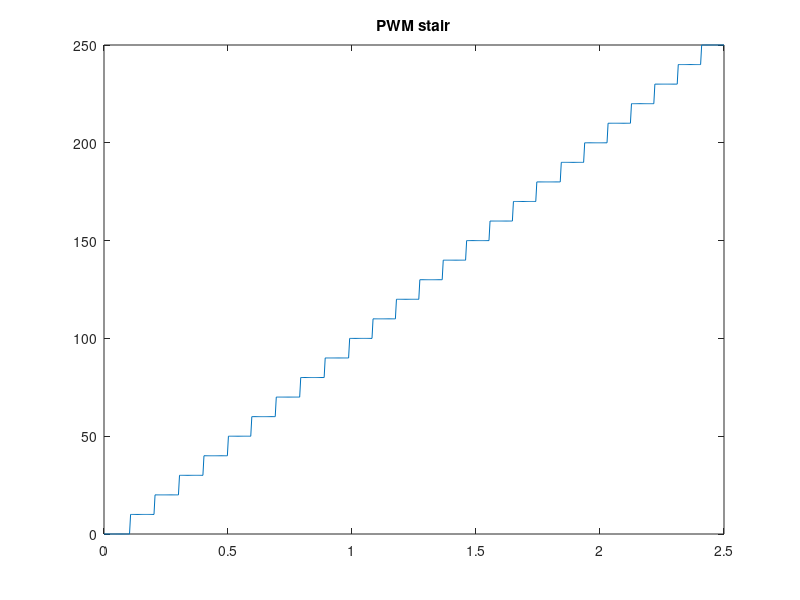
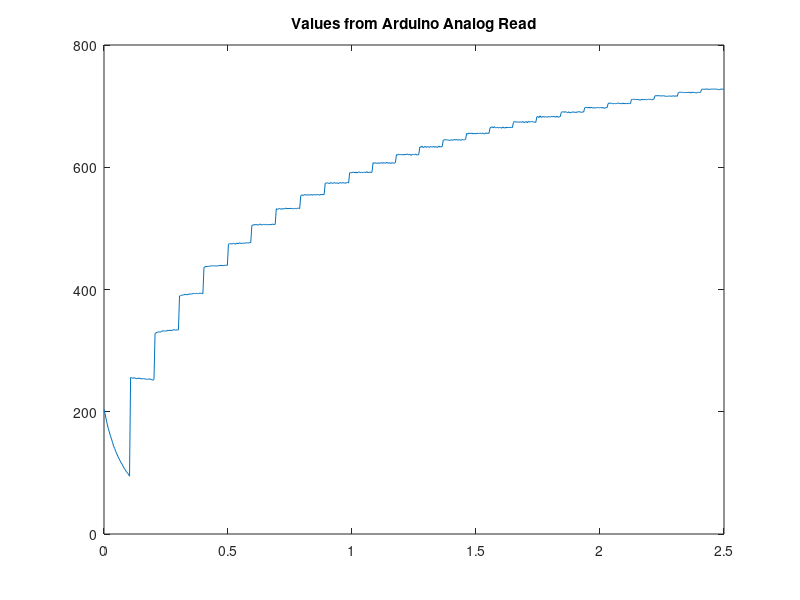
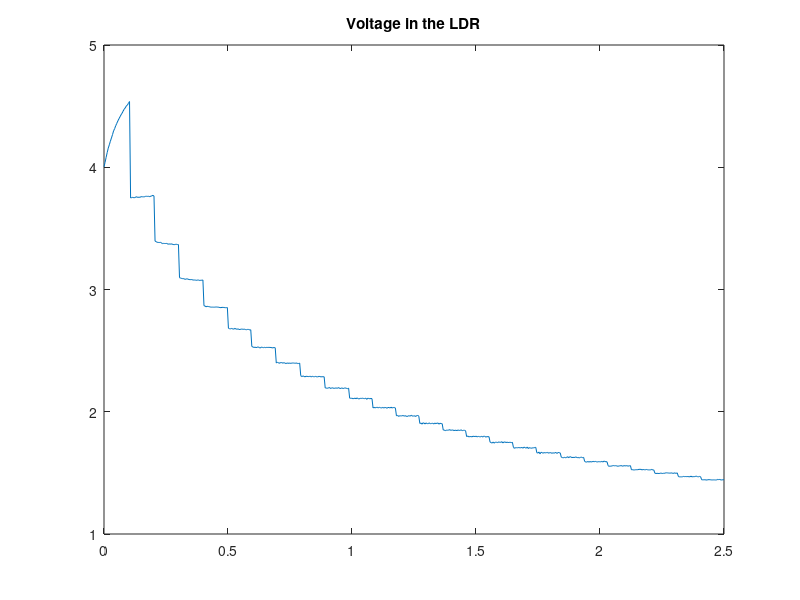
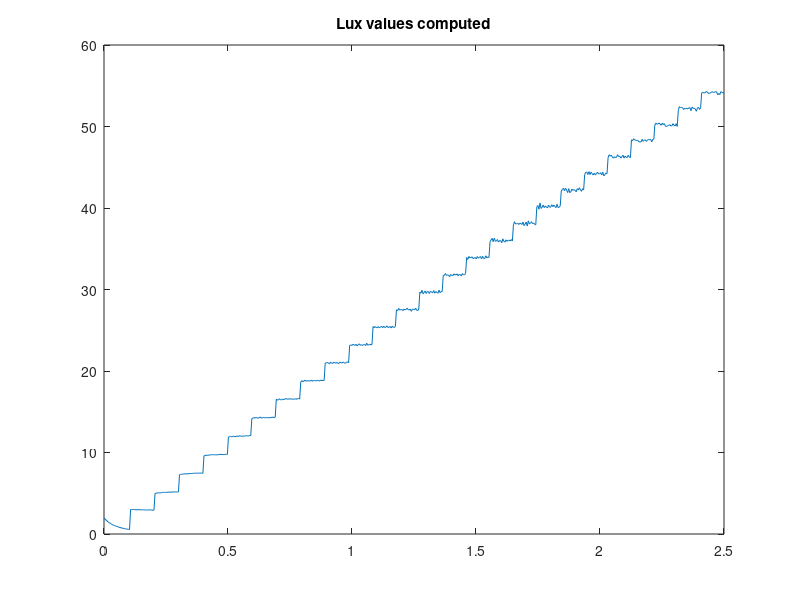

Reproduce these figures in MATLAB, in order.
clear; close all; clc;

values = [203.80,0,1.97;
196.40,0,1.84;
188.00,0,1.71;
180.00,0,1.58;
172.60,0,1.47;
167.00,0,1.39;
161.00,0,1.30;
155.60,0,1.23;
150.00,0,1.15;
143.80,0,1.07;
140.00,0,1.03;
135.20,0,0.97;
131.20,0,0.92;
127.20,0,0.88;
123.60,0,0.84;
120.20,0,0.80;
116.80,0,0.76;
114.20,0,0.73;
110.60,0,0.70;
107.40,0,0.66;
105.20,0,0.64;
102.00,0,0.61;
100.40,0,0.60;
97.60,0,0.57;
94.60,0,0.54;
256.00,10,3.01;
255.40,10,3.00;
254.80,10,2.99;
255.60,10,3.00;
255.40,10,3.00;
254.20,10,2.97;
254.20,10,2.97;
255.20,10,2.99;
254.40,10,2.98;
255.00,10,2.99;
253.60,10,2.96;
254.20,10,2.97;
254.00,10,2.97;
254.20,10,2.97;
253.20,10,2.95;
253.20,10,2.95;
253.40,10,2.95;
253.00,10,2.95;
254.00,10,2.97;
253.00,10,2.95;
252.40,10,2.93;
251.60,10,2.91;
252.80,10,2.94;
328.20,20,4.98;
329.00,20,5.00;
330.20,20,5.04;
330.40,20,5.05;
330.60,20,5.05;
330.20,20,5.04;
331.00,20,5.07;
332.60,20,5.12;
332.00,20,5.10;
332.20,20,5.11;
332.20,20,5.11;
332.00,20,5.10;
333.40,20,5.15;
332.80,20,5.13;
333.40,20,5.15;
332.80,20,5.13;
333.20,20,5.14;
333.80,20,5.16;
334.20,20,5.17;
333.80,20,5.16;
333.40,20,5.15;
334.00,20,5.17;
334.00,20,5.17;
389.40,30,7.28;
390.00,30,7.31;
390.80,30,7.34;
391.00,30,7.35;
391.00,30,7.35;
392.20,30,7.40;
391.80,30,7.38;
391.20,30,7.36;
392.00,30,7.39;
392.40,30,7.41;
392.80,30,7.43;
392.60,30,7.42;
392.60,30,7.42;
393.60,30,7.46;
393.20,30,7.45;
393.40,30,7.46;
394.00,30,7.48;
393.20,30,7.45;
393.40,30,7.46;
394.20,30,7.49;
393.60,30,7.46;
393.80,30,7.47;
393.20,30,7.45;
436.40,40,9.59;
436.80,40,9.62;
438.20,40,9.69;
437.20,40,9.64;
437.80,40,9.67;
437.80,40,9.67;
438.60,40,9.72;
438.80,40,9.73;
438.60,40,9.72;
438.80,40,9.73;
438.80,40,9.73;
438.40,40,9.71;
438.60,40,9.72;
438.60,40,9.72;
439.00,40,9.74;
439.40,40,9.76;
439.60,40,9.77;
439.00,40,9.74;
439.20,40,9.75;
439.20,40,9.75;
439.80,40,9.78;
439.60,40,9.77;
439.40,40,9.76;
474.00,50,11.90;
474.80,50,11.95;
475.20,50,11.98;
474.20,50,11.91;
475.20,50,11.98;
475.60,50,12.01;
474.20,50,11.91;
475.20,50,11.98;
475.80,50,12.02;
475.00,50,11.96;
476.00,50,12.03;
476.20,50,12.05;
475.40,50,11.99;
475.40,50,11.99;
476.00,50,12.03;
475.40,50,11.99;
476.20,50,12.05;
476.60,50,12.07;
476.00,50,12.03;
476.00,50,12.03;
477.00,50,12.10;
476.60,50,12.07;
504.60,60,14.15;
505.40,60,14.21;
506.20,60,14.28;
505.60,60,14.23;
506.40,60,14.29;
506.00,60,14.26;
505.20,60,14.20;
506.20,60,14.28;
507.20,60,14.36;
505.40,60,14.21;
506.20,60,14.28;
506.60,60,14.31;
505.80,60,14.24;
506.60,60,14.31;
506.00,60,14.26;
506.20,60,14.28;
506.00,60,14.26;
506.20,60,14.28;
506.20,60,14.28;
506.80,60,14.33;
506.80,60,14.33;
506.20,60,14.28;
506.80,60,14.33;
532.20,70,16.54;
531.00,70,16.42;
531.60,70,16.48;
532.80,70,16.59;
531.40,70,16.46;
531.40,70,16.46;
532.60,70,16.57;
531.60,70,16.48;
532.20,70,16.54;
533.20,70,16.63;
532.20,70,16.54;
532.60,70,16.57;
532.60,70,16.57;
532.40,70,16.56;
532.80,70,16.59;
532.20,70,16.54;
532.20,70,16.54;
532.40,70,16.56;
532.80,70,16.59;
532.00,70,16.52;
533.20,70,16.63;
533.00,70,16.61;
532.40,70,16.56;
553.40,80,18.65;
555.00,80,18.82;
553.80,80,18.69;
554.60,80,18.78;
555.40,80,18.86;
554.40,80,18.76;
554.60,80,18.78;
555.00,80,18.82;
554.80,80,18.80;
554.40,80,18.76;
555.60,80,18.89;
554.20,80,18.74;
555.20,80,18.84;
555.20,80,18.84;
554.40,80,18.76;
555.40,80,18.86;
555.40,80,18.86;
554.60,80,18.78;
554.80,80,18.80;
555.60,80,18.89;
555.00,80,18.82;
555.40,80,18.86;
555.20,80,18.84;
574.00,90,20.98;
574.00,90,20.98;
574.60,90,21.05;
574.00,90,20.98;
573.00,90,20.86;
575.00,90,21.10;
574.00,90,20.98;
573.60,90,20.93;
574.80,90,21.07;
574.40,90,21.03;
573.80,90,20.95;
574.60,90,21.05;
573.80,90,20.95;
573.60,90,20.93;
575.00,90,21.10;
574.40,90,21.03;
574.00,90,20.98;
575.00,90,21.10;
574.20,90,21.00;
573.80,90,20.95;
574.80,90,21.07;
575.20,90,21.12;
574.20,90,21.00;
591.00,100,23.14;
591.40,100,23.19;
591.00,100,23.14;
592.00,100,23.27;
591.60,100,23.22;
591.00,100,23.14;
592.00,100,23.27;
590.60,100,23.08;
591.80,100,23.24;
592.40,100,23.33;
591.20,100,23.16;
591.60,100,23.22;
591.00,100,23.14;
591.60,100,23.22;
592.00,100,23.27;
590.80,100,23.11;
593.00,100,23.41;
591.20,100,23.16;
591.60,100,23.22;
592.20,100,23.30;
591.40,100,23.19;
592.00,100,23.27;
607.40,110,25.46;
606.40,110,25.31;
607.40,110,25.46;
606.60,110,25.34;
606.40,110,25.31;
607.40,110,25.46;
606.20,110,25.28;
607.00,110,25.40;
607.60,110,25.49;
606.40,110,25.31;
607.60,110,25.49;
606.60,110,25.34;
606.80,110,25.37;
608.00,110,25.54;
606.60,110,25.34;
606.80,110,25.37;
607.40,110,25.46;
606.20,110,25.28;
607.60,110,25.49;
606.80,110,25.37;
606.60,110,25.34;
607.60,110,25.49;
620.60,120,27.51;
619.80,120,27.38;
621.60,120,27.68;
620.40,120,27.48;
620.80,120,27.54;
620.80,120,27.54;
620.00,120,27.41;
621.00,120,27.58;
620.60,120,27.51;
620.80,120,27.54;
621.80,120,27.71;
620.80,120,27.54;
620.40,120,27.48;
621.20,120,27.61;
619.40,120,27.32;
621.20,120,27.61;
621.00,120,27.58;
620.40,120,27.48;
621.80,120,27.71;
620.20,120,27.45;
620.00,120,27.41;
621.20,120,27.61;
633.40,130,29.69;
632.60,130,29.55;
634.60,130,29.91;
632.20,130,29.48;
633.00,130,29.62;
634.20,130,29.83;
632.40,130,29.51;
633.80,130,29.76;
633.60,130,29.73;
632.40,130,29.51;
634.00,130,29.80;
633.40,130,29.69;
632.80,130,29.58;
634.40,130,29.87;
632.60,130,29.55;
633.80,130,29.76;
633.00,130,29.62;
632.60,130,29.55;
634.60,130,29.91;
633.00,130,29.62;
633.60,130,29.73;
633.80,130,29.76;
644.40,140,31.73;
644.40,140,31.73;
645.60,140,31.96;
644.40,140,31.73;
644.80,140,31.80;
644.60,140,31.76;
643.60,140,31.57;
645.00,140,31.84;
644.40,140,31.73;
644.20,140,31.69;
645.40,140,31.92;
644.80,140,31.80;
644.80,140,31.80;
645.40,140,31.92;
644.20,140,31.69;
645.00,140,31.84;
645.00,140,31.84;
644.00,140,31.65;
645.60,140,31.96;
644.80,140,31.80;
644.80,140,31.80;
645.60,140,31.96;
655.40,150,33.93;
654.20,150,33.68;
656.00,150,34.05;
655.20,150,33.88;
655.40,150,33.93;
655.80,150,34.01;
654.80,150,33.80;
655.00,150,33.84;
655.40,150,33.93;
654.60,150,33.76;
656.00,150,34.05;
655.00,150,33.84;
655.40,150,33.93;
656.00,150,34.05;
654.60,150,33.76;
656.20,150,34.09;
654.80,150,33.80;
654.80,150,33.80;
656.40,150,34.14;
655.20,150,33.88;
655.80,150,34.01;
655.40,150,33.93;
664.40,160,35.86;
665.40,160,36.09;
666.20,160,36.27;
664.40,160,35.86;
666.40,160,36.31;
664.60,160,35.91;
664.80,160,35.95;
665.60,160,36.13;
664.20,160,35.82;
665.00,160,36.00;
665.00,160,36.00;
663.80,160,35.73;
666.00,160,36.22;
664.60,160,35.91;
664.20,160,35.82;
665.40,160,36.09;
664.60,160,35.91;
665.20,160,36.04;
665.20,160,36.04;
664.80,160,35.95;
665.60,160,36.13;
664.80,160,35.95;
673.40,170,37.94;
675.00,170,38.32;
673.80,170,38.03;
674.00,170,38.08;
674.20,170,38.13;
673.60,170,37.98;
674.20,170,38.13;
674.00,170,38.08;
673.60,170,37.98;
674.80,170,38.27;
673.00,170,37.84;
673.80,170,38.03;
674.80,170,38.27;
672.80,170,37.79;
675.40,170,38.42;
673.80,170,38.03;
674.40,170,38.17;
675.00,170,38.32;
674.00,170,38.08;
674.40,170,38.17;
673.60,170,37.98;
673.40,170,37.94;
682.40,180,40.16;
683.00,180,40.31;
681.20,180,39.85;
684.20,180,40.62;
681.60,180,39.95;
682.20,180,40.10;
683.20,180,40.36;
682.00,180,40.05;
682.80,180,40.26;
682.20,180,40.10;
681.80,180,40.00;
683.20,180,40.36;
682.20,180,40.10;
682.20,180,40.10;
683.40,180,40.41;
682.40,180,40.16;
683.20,180,40.36;
682.40,180,40.16;
682.00,180,40.05;
683.60,180,40.46;
682.00,180,40.05;
682.20,180,40.10;
682.80,180,40.26;
689.80,190,42.10;
690.40,190,42.26;
691.00,190,42.43;
689.80,190,42.10;
691.00,190,42.43;
690.20,190,42.21;
689.00,190,41.89;
690.80,190,42.37;
689.00,190,41.89;
689.40,190,41.99;
690.60,190,42.32;
690.00,190,42.16;
690.40,190,42.26;
690.00,190,42.16;
689.40,190,41.99;
690.80,190,42.37;
690.20,190,42.21;
691.20,190,42.48;
690.20,190,42.21;
689.60,190,42.05;
690.80,190,42.37;
690.20,190,42.21;
697.00,200,44.11;
698.00,200,44.40;
698.00,200,44.40;
697.00,200,44.11;
698.20,200,44.46;
697.00,200,44.11;
698.00,200,44.40;
697.40,200,44.22;
696.80,200,44.05;
697.60,200,44.28;
696.80,200,44.05;
697.40,200,44.22;
698.00,200,44.40;
697.20,200,44.17;
697.40,200,44.22;
697.80,200,44.34;
696.80,200,44.05;
698.00,200,44.40;
696.40,200,43.94;
697.00,200,44.11;
697.60,200,44.28;
697.40,200,44.22;
704.00,210,46.18;
705.20,210,46.54;
704.60,210,46.36;
705.00,210,46.48;
704.20,210,46.24;
703.80,210,46.12;
704.40,210,46.30;
704.00,210,46.18;
704.20,210,46.24;
705.20,210,46.54;
704.40,210,46.30;
704.60,210,46.36;
703.80,210,46.12;
704.40,210,46.30;
705.00,210,46.48;
703.80,210,46.12;
704.60,210,46.36;
704.20,210,46.24;
704.00,210,46.18;
705.00,210,46.48;
704.20,210,46.24;
704.00,210,46.18;
711.00,220,48.37;
710.60,220,48.24;
711.40,220,48.50;
711.00,220,48.37;
710.80,220,48.30;
710.80,220,48.30;
710.80,220,48.30;
710.20,220,48.11;
710.20,220,48.11;
710.20,220,48.11;
711.20,220,48.43;
710.40,220,48.18;
710.80,220,48.30;
711.00,220,48.37;
710.40,220,48.18;
710.80,220,48.30;
711.20,220,48.43;
711.00,220,48.37;
711.20,220,48.43;
710.20,220,48.11;
711.20,220,48.43;
711.20,220,48.43;
716.60,230,50.22;
717.20,230,50.42;
716.80,230,50.28;
717.00,230,50.35;
717.20,230,50.42;
716.80,230,50.28;
716.40,230,50.15;
717.20,230,50.42;
716.60,230,50.22;
717.00,230,50.35;
716.00,230,50.01;
716.00,230,50.01;
716.20,230,50.08;
716.40,230,50.15;
716.60,230,50.22;
716.20,230,50.08;
716.20,230,50.08;
717.00,230,50.35;
716.40,230,50.15;
716.20,230,50.08;
717.00,230,50.35;
716.00,230,50.01;
721.60,240,51.94;
723.00,240,52.44;
722.60,240,52.30;
722.80,240,52.37;
722.60,240,52.30;
722.00,240,52.09;
722.40,240,52.23;
722.20,240,52.16;
722.40,240,52.23;
722.20,240,52.16;
722.60,240,52.30;
722.60,240,52.30;
721.60,240,51.94;
722.80,240,52.37;
722.40,240,52.23;
722.40,240,52.23;
722.20,240,52.16;
721.40,240,51.87;
722.40,240,52.23;
722.80,240,52.37;
722.00,240,52.09;
722.60,240,52.30;
727.60,250,54.12;
727.80,250,54.19;
727.60,250,54.12;
727.60,250,54.12;
728.00,250,54.27;
728.00,250,54.27;
727.60,250,54.12;
727.40,250,54.05;
727.60,250,54.12;
727.80,250,54.19;
728.00,250,54.27;
727.80,250,54.19;
727.80,250,54.19;
728.00,250,54.27;
728.00,250,54.27;
727.00,250,53.90;
727.40,250,54.05;
727.00,250,53.90;
728.00,250,54.27;
727.80,250,54.19;
727.60,250,54.12;
727.60,250,54.12;
];

% R1 = 10;
% m = -0.692;
% b = 1.808;

AR = values(:,1);
PWM = values(:,2);
lux = values(:,3);

vldr = 5-(AR.*5./1023);

% F = (R1.*vldr)./(vldr + 5);
% f = log10(F);
% lux = 10.^((f-b)./m);


t = linspace(0,2.5,length(PWM))';

lux_values = polyfit(PWM,lux,1);
lux_m = lux_values(1,1);
lux_b = lux_values(1,2);

figure
plot(t,PWM)
title('PWM stair')
figure
plot(t,AR)
title('Values from Arduino Analog Read')
figure
plot(t,vldr);
title('Voltage in the LDR')
figure
plot(t,lux)
title('Lux values computed')

figure
plot(PWM,vldr)
title('Voltage in the LDR function of PWM stair')

figure
plot(PWM,1023-AR)
title({'Voltage in the LDR as measured by the ADC';'function of PWM stair'})


figure
plot(PWM,lux)
title('Lux values computed function of PWM stair')

figure
plot(PWM,AR)
title('AR function of PWM stair')

